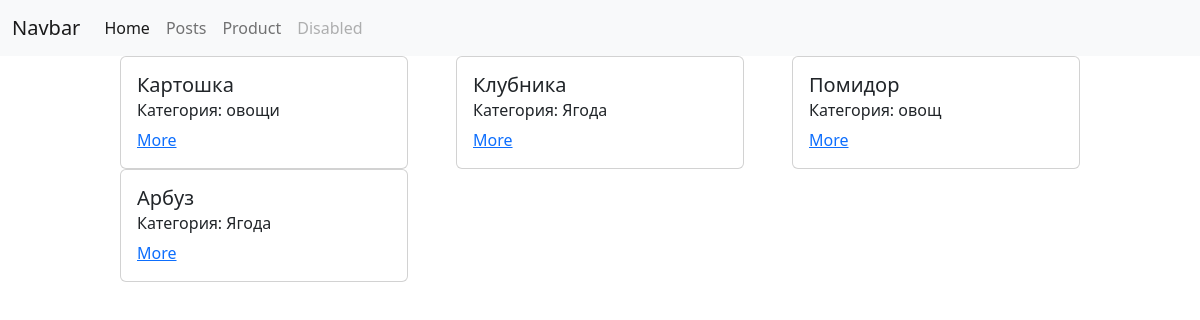
Screenshot of /products/ with the database file from the repository.
### product/models.py (models this page shows, shortened)
class Product(models.Model):
    image = models.ImageField(blank=True, null=True)
    name = models.CharField(max_length=20)
    description = models.TextField()
    category = models.CharField(max_length=30)
    created_date = models.DateTimeField(auto_now_add=True)
    modified_date = models.DateTimeField(auto_now=True)

### product/views.py (the view)
# urls.py: path('products/', product_view),
def product_view(request):
    if request.method == 'GET':
        products = Product.objects.all()
        context = {
            'products': products
        }
        return render(request, 'products/products.html', context=context)

### templates/products/products.html (shortened to what this page needs)
{% extends 'layouts/index.html' %}
{% block content %}
    <div class="products">
        {% for product in products %}
            <div class="card" style=" width: 18rem;">
                <div class="card-body">
                    <h5 class="card-title">{{ product.name }}</h5>
                    <h6 class="card-subtitle mb-2 text-body-secondary"> Категория: {{ product.category }}</h6>
                    <a href="/products/{{ product.id }}/" class="card-link">More</a>
                </div>
            </div>
        {% endfor %}
    </div>
{% endblock %}

### templates/products/products.html (style rules this page uses)
.products { margin-left: 10%; width: 80%; display: flex; justify-content: space-between; flex-wrap: wrap; }

### rows the page displays
Product: name "Картошка", category "овощи"
Product: name "Клубника", category "Ягода"
Product: name "Помидор", category "овощ"
Product: name "Арбуз", category "Ягода"
